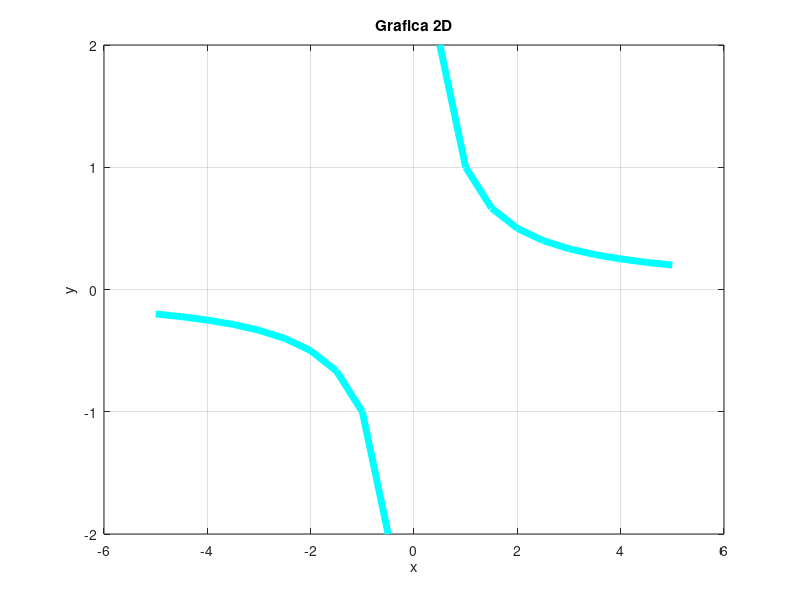

The MATLAB script that drew this image:
clc
close all
clear all

%%Grafica 2d a partir de datos 
x = -5: 0.5: 5; %Vector x
% y = x.^2 + x - 1; %Vector y
% y = tan(x);
y = 1./x;
figure(1)
plot(x, y,"c", 'LineWidth', 5)
grid
title("Grafica 2D")
ylabel("y")
xlabel("x")